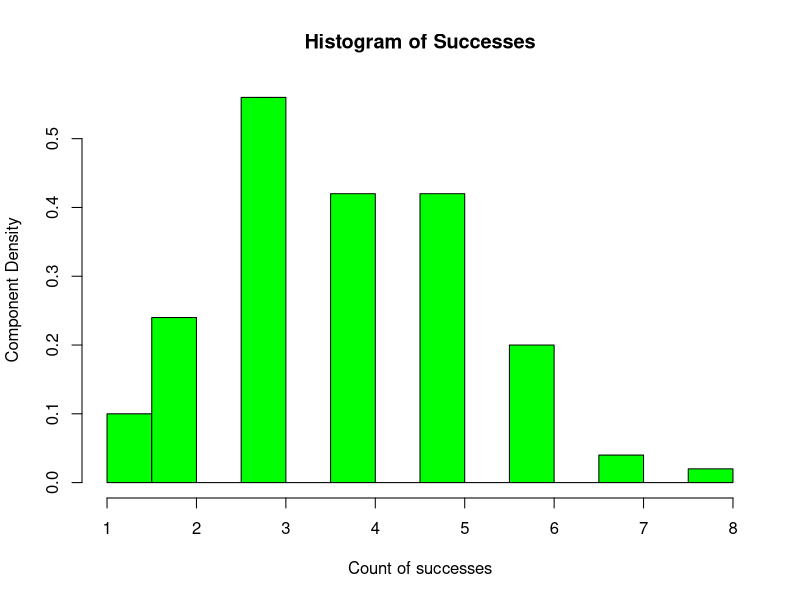
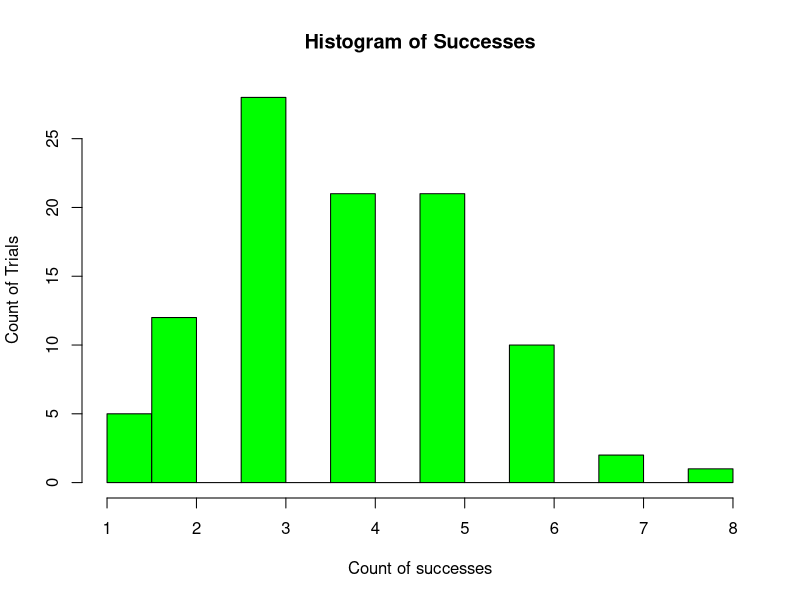
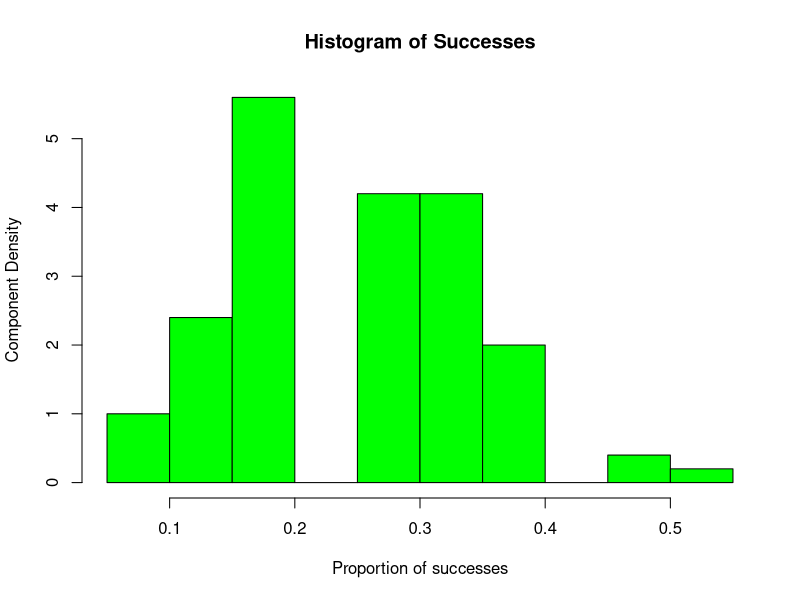
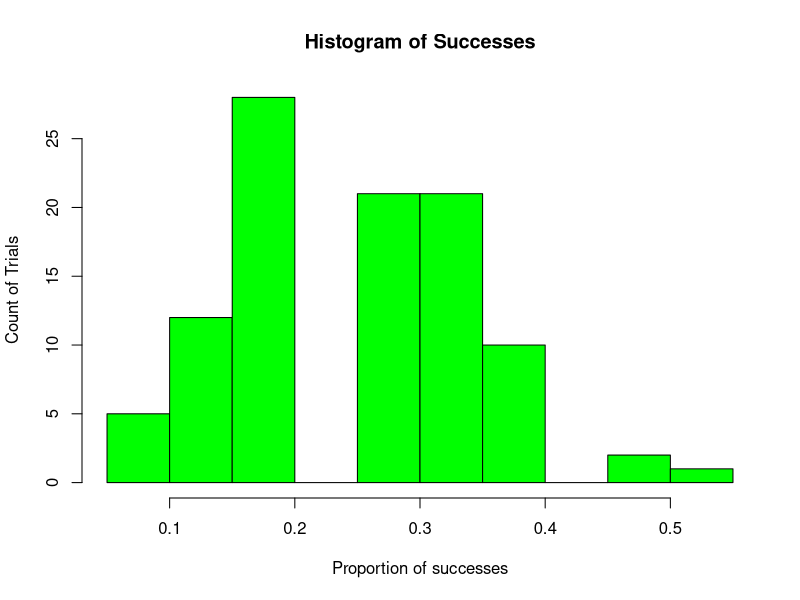
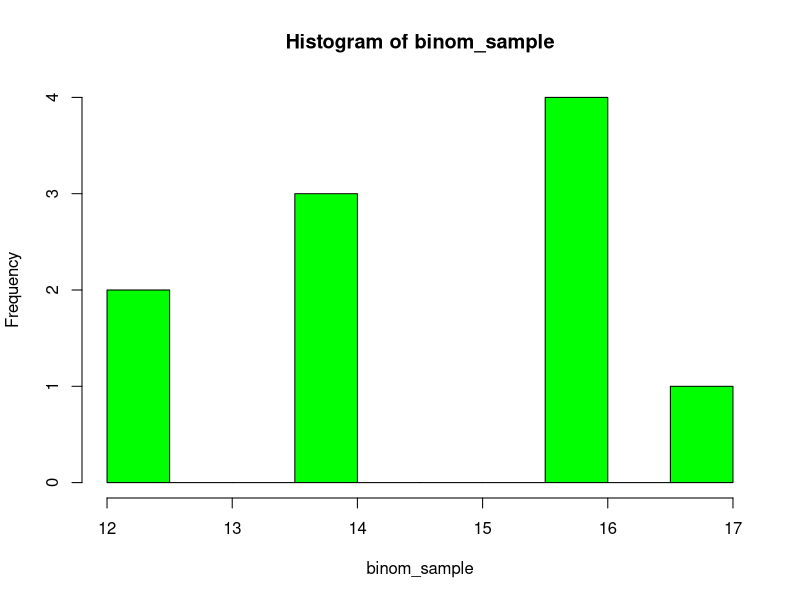
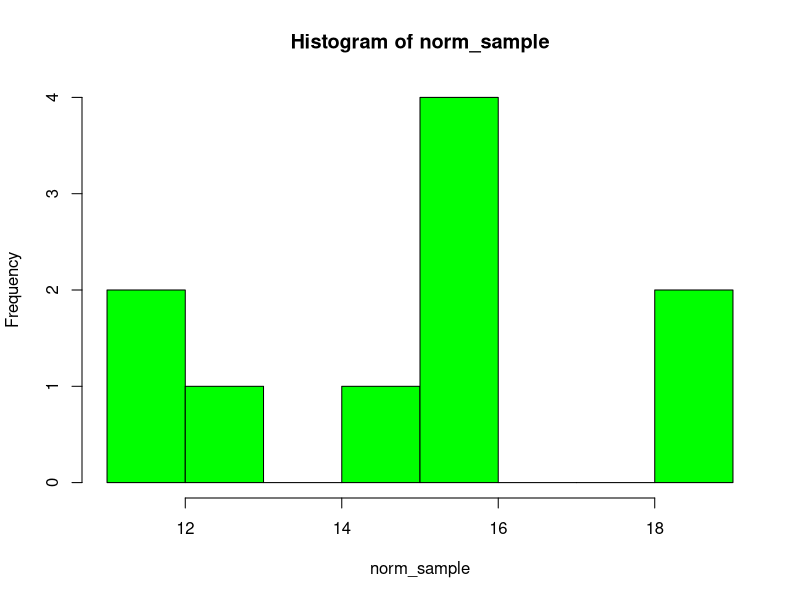
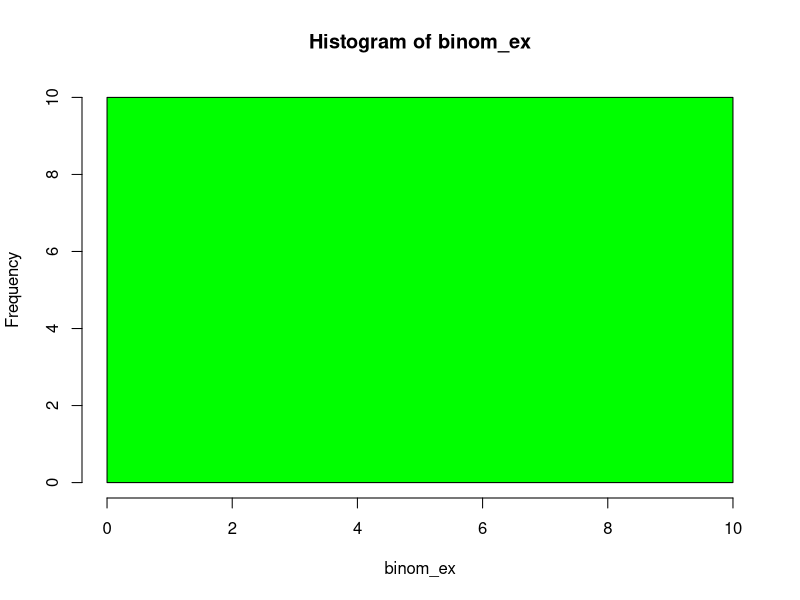
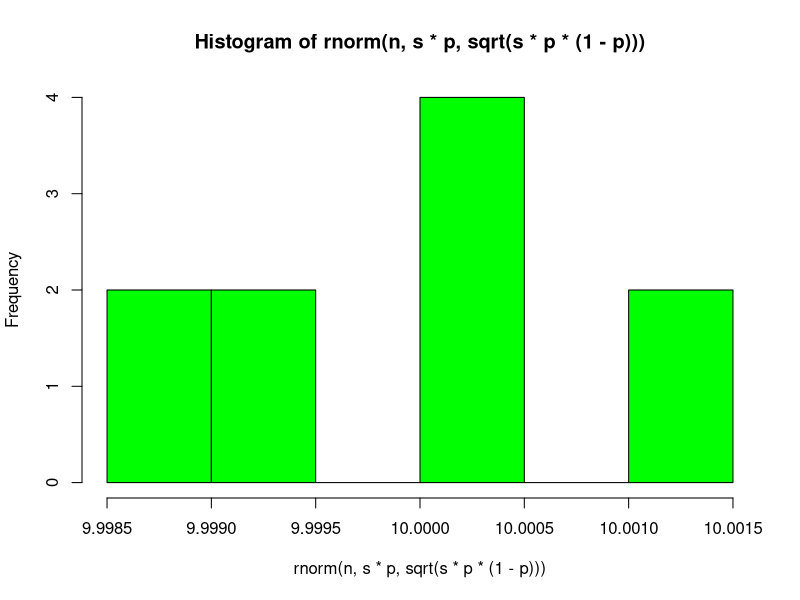

These figures' R source, in order:
# Laura Niss
# Lab2

# reading histograms
# note: while we always talk about binomail(n, p) in class, in my R code this is 
# equivalent to binomial(s, p), I'm using "s" to be consisnt with the R documentation
s=15
n=100 
p=.25
set.seed(1)
data <- rbinom(n, s, p)

data_proportion <- data/s

hist(data, breaks = 10, freq = FALSE, main = "Histogram of Successes", 
     xlab = "Count of successes", 
     ylab = "Component Density", col = "green")

hist(data, breaks = 10, freq = TRUE, main = "Histogram of Successes", 
     xlab = "Count of successes",
     ylab = "Count of Trials", col = "green")

hist(data_proportion, breaks = 10, freq = FALSE, main = "Histogram of Successes", 
     xlab = "Proportion of successes",
     ylab = "Component Density", col = "green")

hist(data_proportion, breaks = 10, freq = TRUE, main = "Histogram of Successes", 
     xlab = "Proportion of successes",
     ylab = "Count of Trials", col = "green")
# In general, I would recommend "freq=TRUE" and graphing the proportions.

############################
# Lets look at how the sample mean converges to the expectation (law of large numbers), 
# and how variance changes with sample size
# X~Binomial, E[X]=np, Var[X]=np(1-p)
# change n, s, and p to see how large samples compare to small samples and how a 
# large number of trials compares to a small number. When both are large, what does
# the distribution look like?
s <- 30
p <- .5
n <- 10
set.seed(3)
binom_sample <- rbinom(n, s, p)
hist(binom_sample, breaks = 8, freq = TRUE, col = "green")
t_mean <- s*p # true mean
t_mean
mean(binom_sample)

t_var <- s*p*(1-p) # true variance
t_var
var(binom_sample)


# Compare to normal dist. with same mean and variance
# rnorm(n, mean = 0, sd = 1)
set.seed(3)
norm_sample <- rnorm(n, t_mean, sqrt(t_var))
hist(norm_sample, breaks = 8, freq = TRUE, col = "green")
# extra: compare sample mean and variance of our norm_sample to the true mean and variance.
# how does sample size affect this?

# Try setting xlim, ylim to compare histograms better

# Question: how does the normal sample differ from the binomial?

# Question: how big do you think s compared to p needs to be for a good normal approximation 
# of the binomial?

# Ex:
n <- 10
s <- 10
p <- .9999999
set.seed(3)
binom_ex <- rbinom(n, s, p)
hist(binom_ex, breaks = 8, freq = TRUE, col = "green") # binomial
hist(rnorm(n, s*p, sqrt(s*p*(1-p))), breaks = 8, freq = TRUE, col = "green") # norm approx
hist(rep(10, 10), breaks = 8, freq = TRUE, col = "green")# choose 10 each time with prob 1
# which one is better at approximating our binomial dist?

############################
# Challenge: create example of Simpson's paradox using rmultinom(n, size, prob)
# Ex. of rmultinom usage
n <- 1000
s <- 33
p <- c(.2, .3, .4, .1) # must sum to 1!
set.seed(3)
multi_sample <- rmultinom(n, s, p)
df <- data.frame(multi_sample)
multi_sample[,1]
mean_cat1 <- mean(multi_sample[1,])
mean_prop_in_cat1 <- mean_cat1 / s
